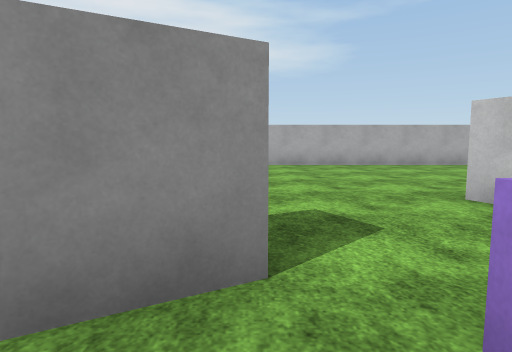
view 1 (above)

23 first-person views from a walk through a 3-D level made in the Unity game engine. The camera is 1.2 m above the floor, tilts 6° down and sees 75° across. The floor is counted in squares, 2 m on a side. Each view is taken from the middle of a square. On the plan, view 1 faces up. The plan holds only what a view shows up to about 10 squares ahead; the rest is blank. The place goes on beyond the plan. The terrain is drawn as flat ground. Surface patterns are stand-ins for the level's own textures.

view 2
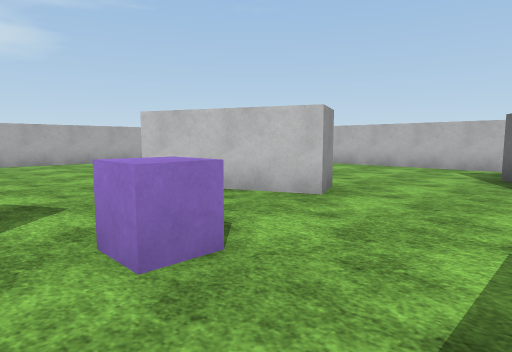

view 3
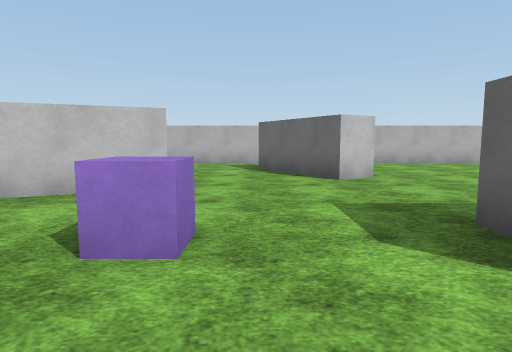

view 4
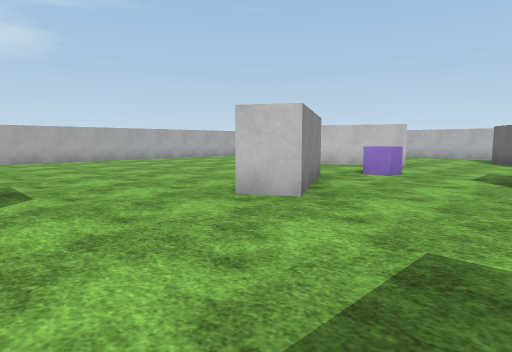

view 5
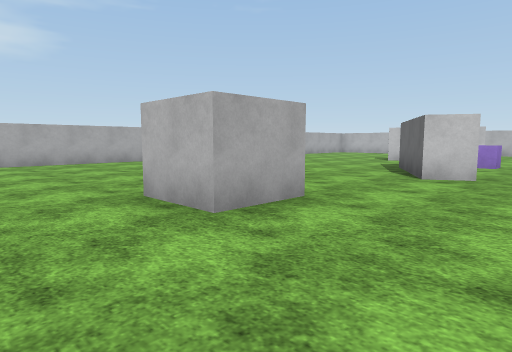

view 6
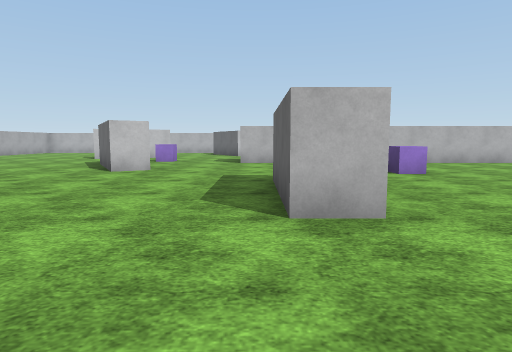

view 7
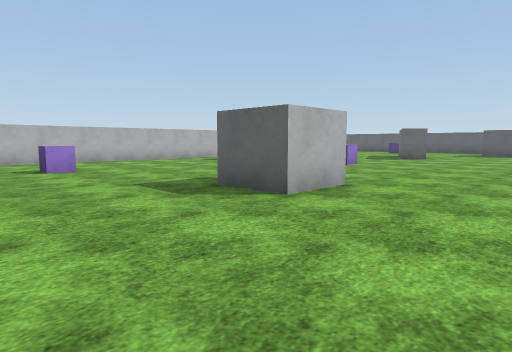

view 8
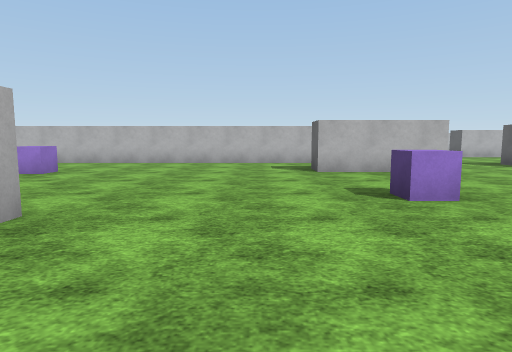

view 9
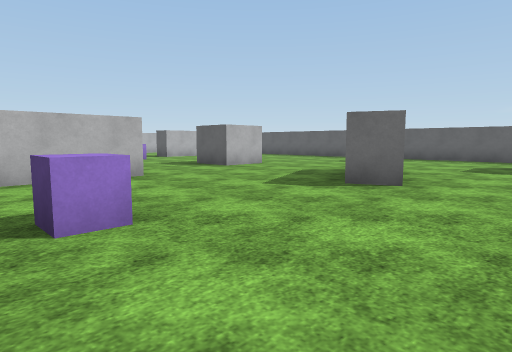

view 10
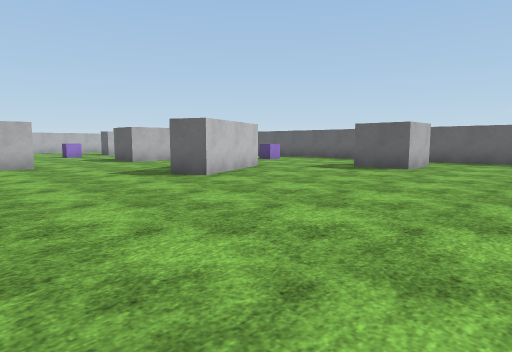

view 11
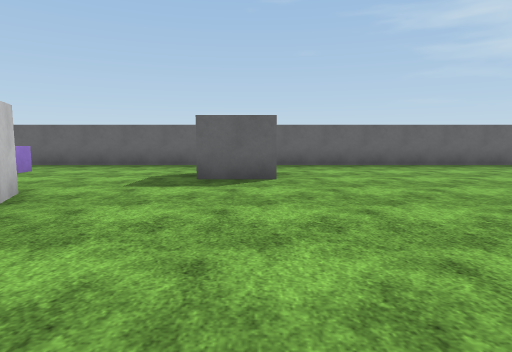

view 12
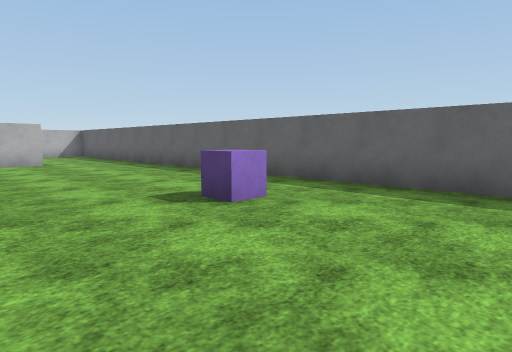

view 13
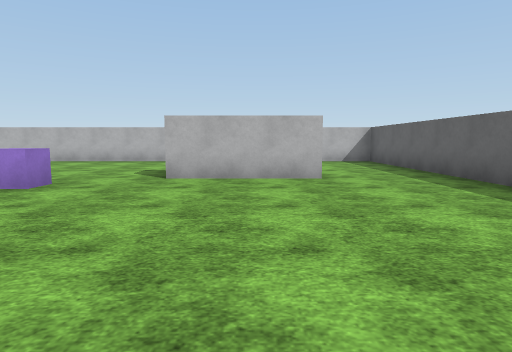

view 14
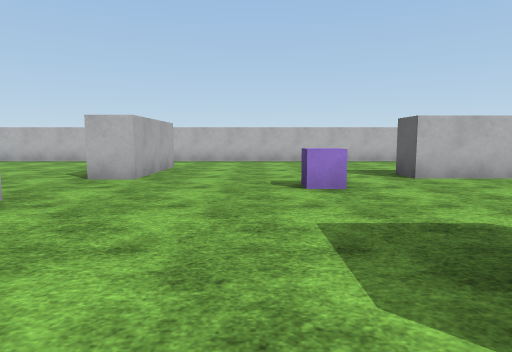

view 15
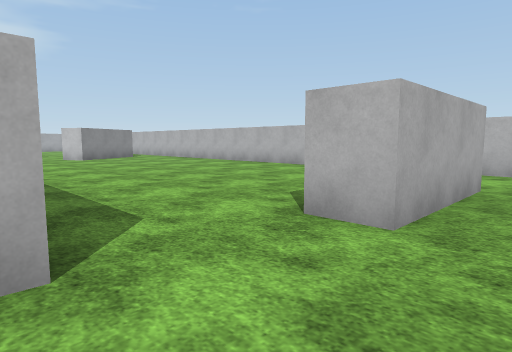

view 16
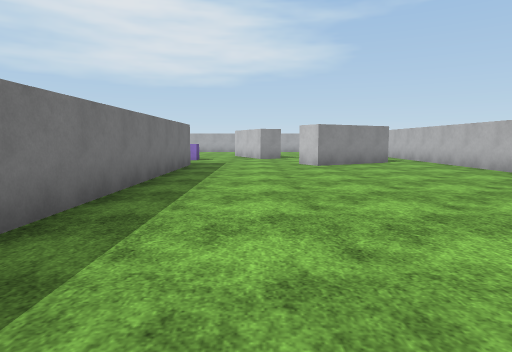

view 17
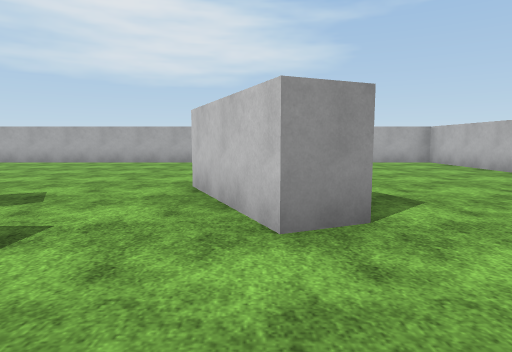

view 18
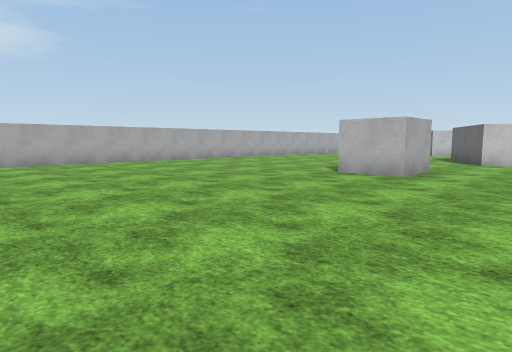

view 19
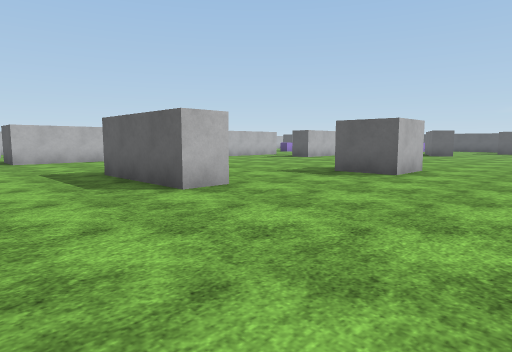

view 20
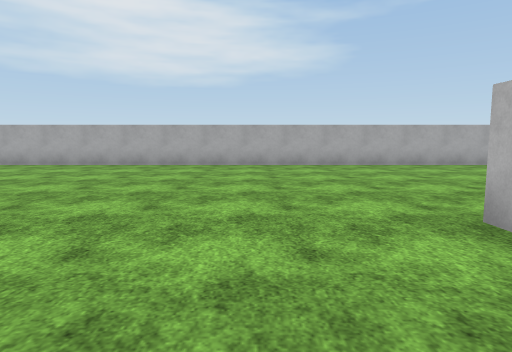

view 21
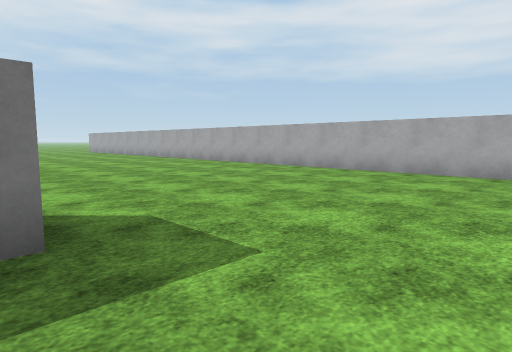

view 22
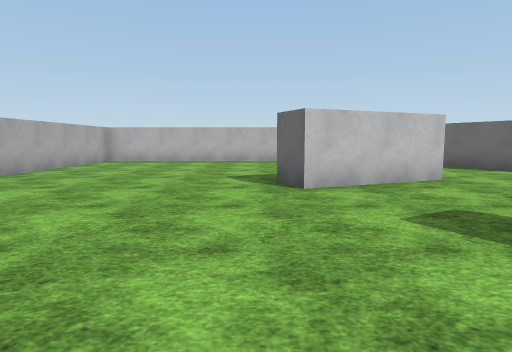

view 23
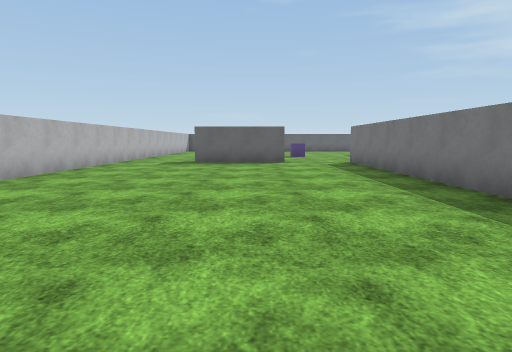

### Floor plan
Points are (right, up) in squares from view 1. A wall is a line through its corners. A room is listed if a view was taken in it or the views show most of it. See-through windows are left out.
Room 1 (views 1, 2, 16, 17, 23)
walls: (6.7, -0.7) (4.5, -1.9) (4.1, -1.3) (4.9, -0.8); (0.1, -1.6) (1.3, -1.6) (1.3, -11.5); (3.2, 1.1) (2.6, 2.6); (3.3, -12.1) (3.3, -11.4) (5.8, -11.4); (0.1, 1.4) (-0.9, 0.9); (7.9, -12.5) (7.9, -0.5)
ways out: opening at (0, -0.5) to room 2; opening at (1.5, 2) to room 2; opening at (2.5, -11.5) to room 2; opening at (3, 0.3) to room 2; opening at (6.5, -12) to room 2; opening at (7, -1) to room 2
objects: cube (1, 1)
Room 2 (views 3, 4, 5, 6, 7, 8, 9, 10, 11, 12, 13, 14, 15, 18, 19, 20, 21, 22)
walls: (-7.6, -7.2) (-7.6, -5.9) (-6.4, -5.9); (-6.5, -3.1) (-6.5, -2.3) (-3.9, -2.3); (0.1, -10.6) (0.1, -1.6); (-2.6, -12.8) (-2.6, -10.2) (-1.8, -10.2); (-5, 1.2) (-6.5, 1.2) (-6.5, 2.5); (-0.9, 0.9) (-2.1, 0.2) (-2.5, 0.8) (-0.3, 2.1); (4.9, -0.8) (6.4, 0); (3.9, 1.4) (3.2, 1.1); (2.6, 2.6) (2.2, 3.4) (2.9, 3.7); (-1.7, -16.6) (-1.7, -15.3) (-0.4, -15.3); (-5.3, -16.8) (-6.3, -14.5) (-5.5, -14.2); (5.8, -12.1) (3.3, -12.1); (7.9, -0.5) (7.9, 8.4) (-12.5, 8.4); (-8.3, -19.5) (-8.3, -18.2) (-7, -18.2); (3.3, -19.1) (3.3, -16.6) (4.1, -16.6); (7.9, -18.2) (7.9, -12.5); (-12.5, -21.4) (7.9, -21.4) (7.9, -19.9)
ways out: opening at (0, -0.5) to room 1; opening at (1.5, 2) to room 1; opening at (2.5, -11.5) to room 1; opening at (3, 0.3) to room 1; opening at (6.5, -12) to room 1; opening at (7, -1) to room 1
objects: cube (-5, -11); cube (-3, -19); cube (-3, -5); cube (2, -15)

Where each view was taken, in squares from view 1:
view 1: 0 up, 0 right, facing up
view 2: 1 down, 0 right, facing up-right
view 3: 0 up, 1 left, facing right
view 4: 2 down, 5 left, facing up-right
view 5: 1 down, 8 left, facing up-right
view 6: 2 down, 9 left, facing right
view 7: 3 down, 10 left, facing down-right
view 8: 9 down, 9 left, facing right
view 9: 10 down, 8 left, facing down-right
view 10: 11 down, 11 left, facing down-right
view 11: 13 down, 8 left, facing down
view 12: 17 down, 6 left, facing down-right
view 13: 18 down, 2 left, facing right
view 14: 14 down, 2 left, facing right
view 15: 13 down, 1 right, facing up-right
view 16: 10 down, 3 right, facing up
view 17: 1 down, 3 right, facing up
view 18: 1 down, 12 left, facing up-right
view 19: 0 up, 10 left, facing down-right
view 20: 0 up, 8 left, facing up
view 21: 2 up, 3 left, facing up-left
view 22: 4 up, 2 left, facing right
view 23: 2 down, 4 right, facing down
